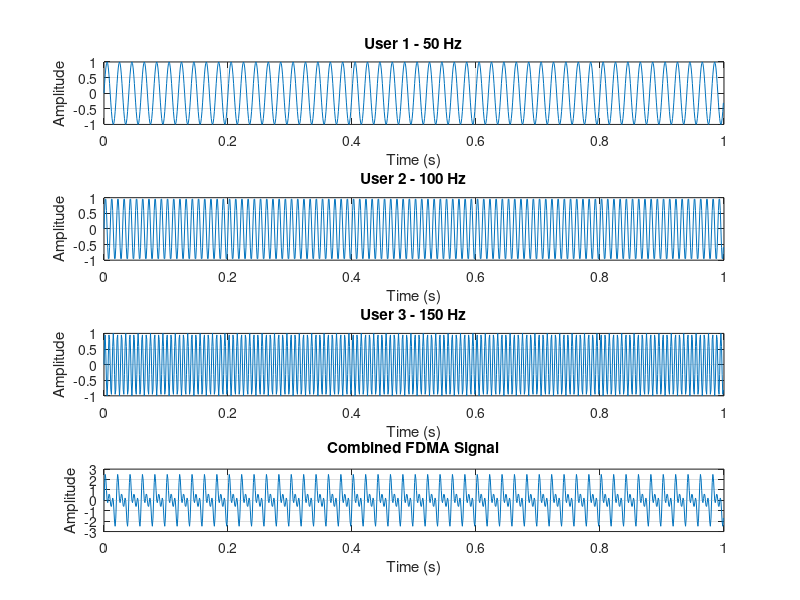

Reproduce this figure in MATLAB.
% Sr. No. 02 - Study of FDMA
clc;
clear all;
close all;

% FDMA Simulation
% Three users are assigned different frequencies
fs = 1000;                    % Sampling frequency
t = 0:1/fs:1-1/fs;             % Time vector

% Frequencies assigned to different users
f1 = 50;                       % User 1 frequency
f2 = 100;                      % User 2 frequency
f3 = 150;                      % User 3 frequency

% Generate signals for each user
user1 = sin(2*pi*f1*t);
user2 = sin(2*pi*f2*t);
user3 = sin(2*pi*f3*t);

% Combine all signal
fdma_signal = user1 + user2 + user3;

figure;
subplot(4,1,1);
plot(t, user1);
grid on;
xlabel('Time (s)');
ylabel('Amplitude');
title('User 1 - 50 Hz');

subplot(4,1,2);
plot(t, user2);
grid on;
xlabel('Time (s)');
ylabel('Amplitude');
title('User 2 - 100 Hz');

subplot(4,1,3);
plot(t, user3);
grid on;
xlabel('Time (s)');
ylabel('Amplitude');
title('User 3 - 150 Hz');

subplot(4,1,4);
plot(t,fdma_signal );
grid on;
xlabel('Time (s)');
ylabel('Amplitude');
title('Combined FDMA Signal');

% Frequency spectrum
